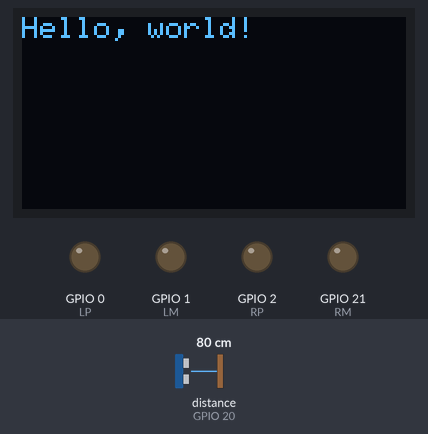
Simulated run of this sketch. Board: ESP32-C6. On the bench: 128×64 one-colour display, output pins drawn as LEDs (lit = HIGH). Wiring (inferred from the names in the program): ultrasonic range finder: trigger GPIO 18; echo GPIO 20. Dashed ring = blinking. Inputs (shaded band) come from the test bench; at power-on: distance to the obstacle (sensor on GPIO 20) 80 cm. The echo pulse lasts 58.3 µs per cm; the display library's start-up logo is not drawn; pins used as bus, display or sensor lines are not drawn.

Above: at 2.1 s.
At 5.2 s:
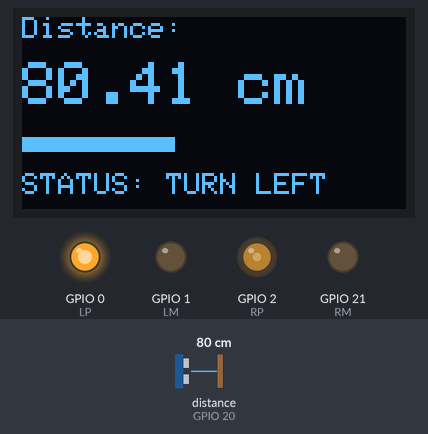
5.3 s: distance to the obstacle (sensor on GPIO 20) set to 2 cm
At 6.5 s:
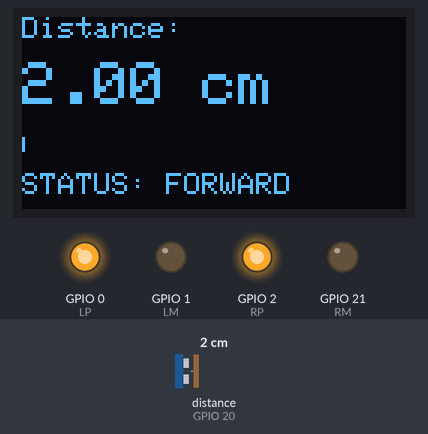
8.3 s: distance to the obstacle (sensor on GPIO 20) set to 4 cm
At 9.9 s:
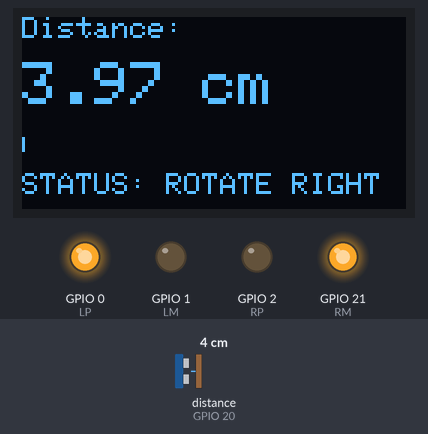
11.3 s: distance to the obstacle (sensor on GPIO 20) set to 9 cm
At 14.9 s:
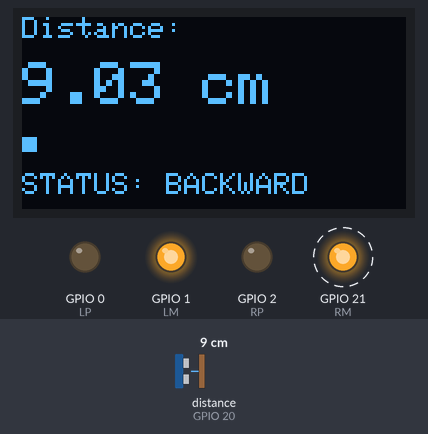
Timing chart, 0 to 19.6 s (numbered marks = the images above; inputs shaded):
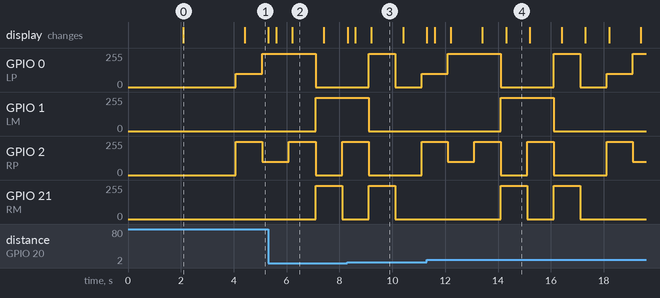

Measured:
- by itself, GPIO 21 (RM): alternates 250/255 for 1.0 s and 0/255 for 1.0 s, 4 changes in all, then stays 0/255
- what the display in image 0 shows lasts 2.3 s, from 2.1 s to 4.4 s
- what the display in image 2 shows lasts 1.2 s, from 6.2 s to 7.4 s

The sketch:

esp32_mouse2_move_to_4_direction_and_rolate_1.ino
```cpp
//-----------------------------------------------------
// esp32_mouse2_move_to_4_direction_and_rolate_1.ino
//
// for XIAO ESP32C6
//
// 2025/09/28
//-----------------------------------------------------

#include <SPI.h>
#include <Wire.h>
#include <Adafruit_GFX.h>
#include <Adafruit_SSD1306.h>

#include <Ticker.h>
Ticker flipper;
float cm = 0;

// ★★★ 修正箇所 1: 動作ステータスを保持するグローバル変数の追加 ★★★
String current_movement = "INITIALIZING";

#define SCREEN_WIDTH 128 // OLED display width, in pixels
#define SCREEN_HEIGHT 64 // OLED display height, in pixels

#define OLED_RESET      -1 // Reset pin # (or -1 if sharing Arduino reset pin)
#define SCREEN_ADDRESS 0x3C
Adafruit_SSD1306 display(SCREEN_WIDTH, SCREEN_HEIGHT, &Wire, OLED_RESET);

// Pins
const int TRIG_PIN = 18;
const int ECHO_PIN = 20;

const unsigned int MAX_DIST = 23200;

int LP = 0; // AIN1   LEFT PLUS
int LM = 1; // AIN2   LEFT MINUS
int RP = 2; // BIN1   RIGHT MINUS
int RM = 21; // BIN2   RIGHT PLUS

void setup()
{
  Serial.begin(9600);

  // The Trigger pin will tell the sensor to range find
  pinMode(TRIG_PIN, OUTPUT);
  digitalWrite(TRIG_PIN, LOW);

  //Set Echo pin as input to measure the duration of
  //pulses coming back from the distance sensor
  pinMode(ECHO_PIN, INPUT);

  // SSD1306_SWITCHCAPVCC = generate display voltage from 3.3V internally
  if(!display.begin(SSD1306_SWITCHCAPVCC, SCREEN_ADDRESS)) {
    Serial.println(F("SSD1306 allocation failed"));
    for(;;); // Don't proceed, loop forever
  }

  // Show initial display buffer contents on the screen --
  // the library initializes this with an Adafruit splash screen.
  display.display();
  delay(2000); // Pause for 2 seconds

  // Clear the buffer
  display.clearDisplay();

  display.setTextSize(1);              // Normal 1:1 pixel scale
  display.setTextColor(SSD1306_WHITE);      // Draw white text
  display.setCursor(0,0);              // Start at top-left corner
  display.println(F("Hello, world!"));

  display.display();
  delay(2000); // Pause for 2 seconds

  analogWrite(LP,0);
  analogWrite(LM,0);
  analogWrite(RP,0);
  analogWrite(RM,0);

  current_movement = "STOPPED"; // 初期状態をSTOPPEDに設定

  // flip the pin every 0.3s
  flipper.attach(0.3, flip);
}

void loop() //RUN ZIGZAG
{
  TTL();
  delay(1000);
  TTR();
  delay(1000);
  FWD();
  delay(1000);
  BAK();
  delay(1000);
  RTL();
  delay(1000);
  RTR();
  delay(1000);
  STOP();
  delay(1000);
}

void flip() {
  cm = dest();
  // ディスプレイをクリア
  display.clearDisplay();

  // 1. Distance Label
  display.setTextSize(1);
  display.setTextColor(SSD1306_WHITE);
  display.setCursor(0, 0);
  display.println("Distance:");

  // 2. Distance Value and Bar
  display.setTextSize(2); // 少し大きなフォント
  display.setCursor(0, 15);

  if (cm == -1.0) {
    display.println("Out of Range");
  } else {
    display.print(cm);
    display.println(" cm");

    // 距離に基づいて四角形（バー）を描画する例
    int bar_width = map(cm, 0, 200, 0, SCREEN_WIDTH);
    if (bar_width > SCREEN_WIDTH) bar_width = SCREEN_WIDTH;
    if (bar_width < 0) bar_width = 0;

    display.fillRect(0, 40, bar_width, 5, SSD1306_WHITE); // プログレスバー
  }

  // ★★★ 修正箇所 3: 動作ステータスの表示 ★★★
  display.setTextSize(1);
  display.setCursor(0, 52);
  display.print("STATUS: ");
  display.println(current_movement);

  display.display();
}

// ★★★ 修正箇所 2: 各動作関数で current_movement を更新 ★★★

void FWD(void) // forward
{
  analogWrite(LP,250);
  analogWrite(LM,0);
  analogWrite(RP,250);
  analogWrite(RM,0);
  current_movement = "FORWARD";
}

void BAK(void) // back
{
  analogWrite(LP,0);
  analogWrite(LM,250);
  analogWrite(RP,0);
  analogWrite(RM,250);
  current_movement = "BACKWARD";
}

void TTL(void) // trun to left
{
  analogWrite(LP,100);
  analogWrite(LM,0);
  analogWrite(RP,250);
  analogWrite(RM,0);
  current_movement = "TURN LEFT";
}

void TTR(void) // trun to right
{
  analogWrite(LP,250);
  analogWrite(LM,0);
  analogWrite(RP,100);
  analogWrite(RM,0);
  current_movement = "TURN RIGHT";
}

void RTR(void) // rotate to right
{
  analogWrite(LP,250);
  analogWrite(LM,0);
  analogWrite(RP,0);
  analogWrite(RM,250);
  current_movement = "ROTATE RIGHT";
}

void RTL(void) // rotate to left
{
  analogWrite(LP,0);
  analogWrite(LM,250);
  analogWrite(RP,250);
  analogWrite(RM,0);
  current_movement = "ROTATE LEFT";
}

void STOP(void) // stop
{
  analogWrite(LP,0);
  analogWrite(LM,0);
  analogWrite(RP,0);
  analogWrite(RM,0);
  current_movement = "STOPPED";
}

////HC-SR04_UltrasocicSensorExample.inoからの引用. 元々はvoid loop().
float dest() {

  unsigned long t1;
  unsigned long t2;
  unsigned long pulse_width;
  float current_cm;
  // float inches;

  // Hold the trigger pin high for at least 10 us
  digitalWrite(TRIG_PIN, HIGH);
  delayMicroseconds(10);
  digitalWrite(TRIG_PIN, LOW);

  // Wait for pulse on echo pin
  while ( digitalRead(ECHO_PIN) == 0 );

  // Measure how long the echo pin was held high (pulse width)
  // Note: the micros() counter will overflow after ~70 min
  t1 = micros();
  while ( digitalRead(ECHO_PIN) == 1);
  t2 = micros();
  pulse_width = t2 - t1;

  // Calculate distance in centimeters and inches. The constants
  // are found in the datasheet, and calculated from the assumed speed
  //of sound in air at sea level (~340 m/s).
  current_cm = pulse_width / 58.0;
  return(current_cm);
}
```
